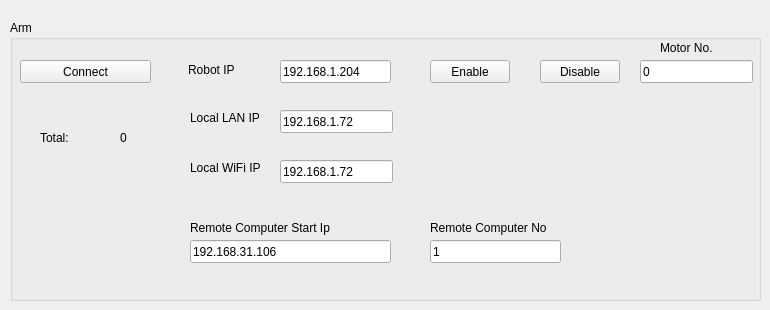
    <widget class="QWidget" name="Initialize">
     <attribute name="title">
      <string>Connection</string>
     </attribute>
     <widget class="QGroupBox" name="groupBox_2">
      <property name="geometry">
       <rect>
        <x>10</x>
        <y>20</y>
        <width>751</width>
        <height>281</height>
       </rect>
      </property>
      <property name="title">
       <string>Arm</string>
      </property>
      <widget class="QPushButton" name="pushButton_init_connect">
       <property name="geometry">
        <rect>
         <x>10</x>
         <y>40</y>
         <width>131</width>
         <height>23</height>
        </rect>
       </property>
       <property name="text">
        <string>Connect</string>
       </property>
      </widget>
      <widget class="QLabel" name="label_13">
       <property name="geometry">
        <rect>
         <x>30</x>
         <y>110</y>
         <width>59</width>
         <height>15</height>
        </rect>
       </property>
       <property name="text">
        <string>Total:</string>
       </property>
      </widget>
      <widget class="QLabel" name="label_arm_number">
       <property name="geometry">
        <rect>
         <x>110</x>
         <y>110</y>
         <width>41</width>
         <height>16</height>
        </rect>
       </property>
       <property name="text">
        <string>0</string>
       </property>
      </widget>
      <widget class="QLabel" name="label_14">
       <property name="geometry">
        <rect>
         <x>178</x>
         <y>40</y>
         <width>81</width>
         <height>20</height>
        </rect>
       </property>
       <property name="text">
        <string>Robot IP</string>
       </property>
      </widget>
      <widget class="QLineEdit" name="lineEdit_robot_ip">
       <property name="geometry">
        <rect>
         <x>270</x>
         <y>40</y>
         <width>111</width>
         <height>23</height>
        </rect>
       </property>
       <property name="text">
        <string>192.168.1.204</string>
       </property>
      </widget>
      <widget class="QPushButton" name="pushButton_enable">
       <property name="geometry">
        <rect>
         <x>420</x>
         <y>40</y>
         <width>80</width>
         <height>23</height>
        </rect>
       </property>
       <property name="text">
        <string>Enable</string>
       </property>
      </widget>
      <widget class="QLineEdit" name="lineEdit_arm_enable_motor_number">
       <property name="geometry">
        <rect>
         <x>630</x>
         <y>40</y>
         <width>113</width>
         <height>23</height>
        </rect>
       </property>
       <property name="text">
        <string>0</string>
       </property>
      </widget>
      <widget class="QLabel" name="label_22">
       <property name="geometry">
        <rect>
         <x>650</x>
         <y>20</y>
         <width>81</width>
         <height>16</height>
        </rect>
       </property>
       <property name="text">
        <string>Motor No.</string>
       </property>
      </widget>
      <widget class="QPushButton" name="pushButton_disable">
       <property name="geometry">
        <rect>
         <x>530</x>
         <y>40</y>
         <width>80</width>
         <height>23</height>
        </rect>
       </property>
       <property name="text">
        <string>Disable</string>
       </property>
      </widget>
      <widget class="QLineEdit" name="lineEdit_server_ip">
       <property name="geometry">
        <rect>
         <x>270</x>
         <y>90</y>
         <width>113</width>
         <height>23</height>
        </rect>
       </property>
       <property name="text">
        <string>192.168.1.72</string>
       </property>
      </widget>
      <widget class="QLineEdit" name="lineEdit_rcp_recieve">
       <property name="geometry">
        <rect>
         <x>270</x>
         <y>140</y>
         <width>113</width>
         <height>23</height>
        </rect>
       </property>
       <property name="text">
        <string>192.168.1.72</string>
       </property>
      </widget>
      <widget class="QLabel" name="label_25">
       <property name="geometry">
        <rect>
         <x>180</x>
         <y>140</y>
         <width>91</width>
         <height>16</height>
        </rect>
       </property>
       <property name="text">
        <string>Local WiFi IP</string>
       </property>
      </widget>
      <widget class="QLabel" name="label_26">
       <property name="geometry">
        <rect>
         <x>180</x>
         <y>90</y>
         <width>91</width>
         <height>16</height>
        </rect>
       </property>
       <property name="text">
        <string>Local LAN IP</string>
       </property>
      </widget>
      <widget class="QLabel" name="label_65">
       <property name="geometry">
        <rect>
         <x>420</x>
         <y>200</y>
         <width>161</width>
         <height>16</height>
        </rect>
       </property>
       <property name="text">
        <string>Remote Computer No </string>
       </property>
      </widget>
      <widget class="QLineEdit" name="lineEdit_remote_computer1">
       <property name="geometry">
        <rect>
         <x>420</x>
         <y>220</y>
         <width>131</width>
         <height>23</height>
        </rect>
       </property>
       <property name="text">
        <string>1</string>
       </property>
      </widget>
      <widget class="QLineEdit" name="lineEdit_remote_computer1_2">
       <property name="geometry">
        <rect>
         <x>180</x>
         <y>220</y>
         <width>201</width>
         <height>23</height>
        </rect>
       </property>
       <property name="text">
        <string>192.168.31.106</string>
       </property>
      </widget>
      <widget class="QLabel" name="label_66">
       <property name="geometry">
        <rect>
         <x>180</x>
         <y>200</y>
         <width>171</width>
         <height>16</height>
        </rect>
       </property>
       <property name="text">
        <string>Remote Computer Start Ip</string>
       </property>
      </widget>
     </widget>
    </widget>
